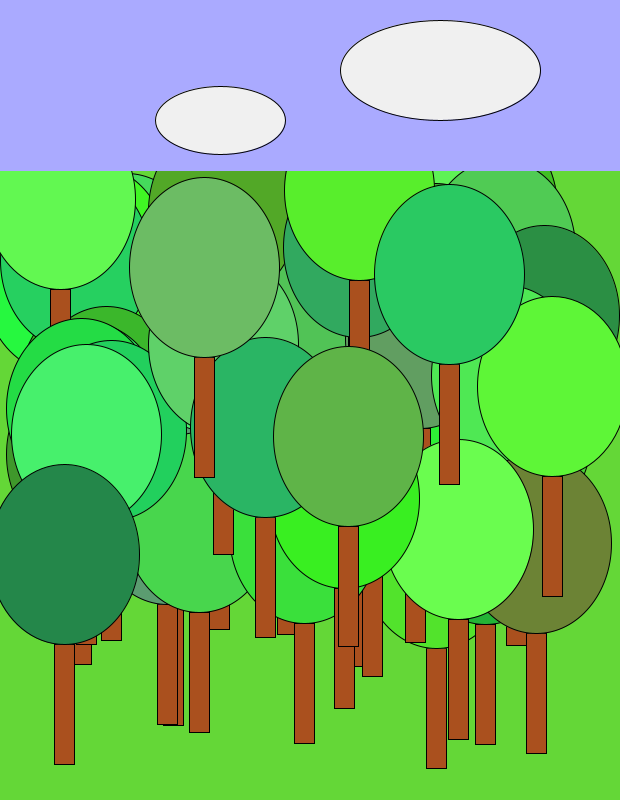
Frame 1 (no input)
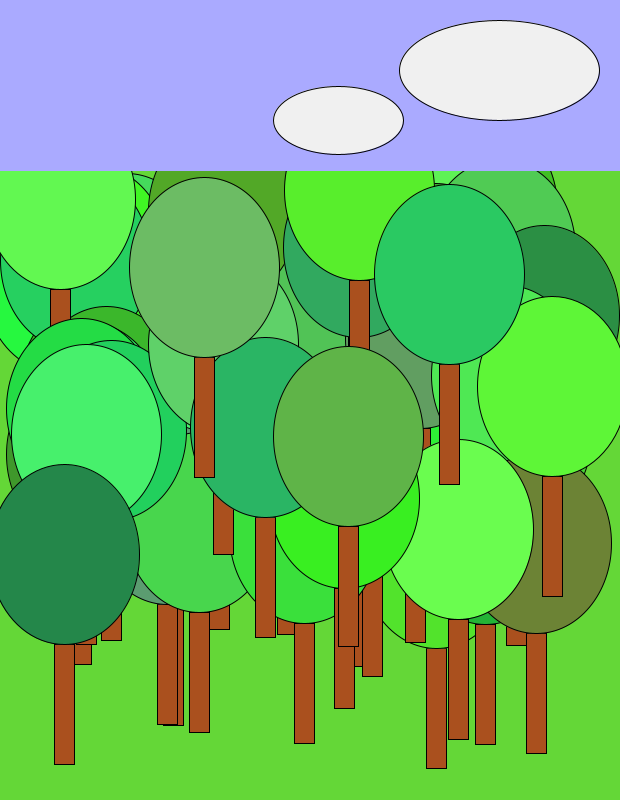
Frame 60 (the mouse pressed at the canvas centre just before this capture)
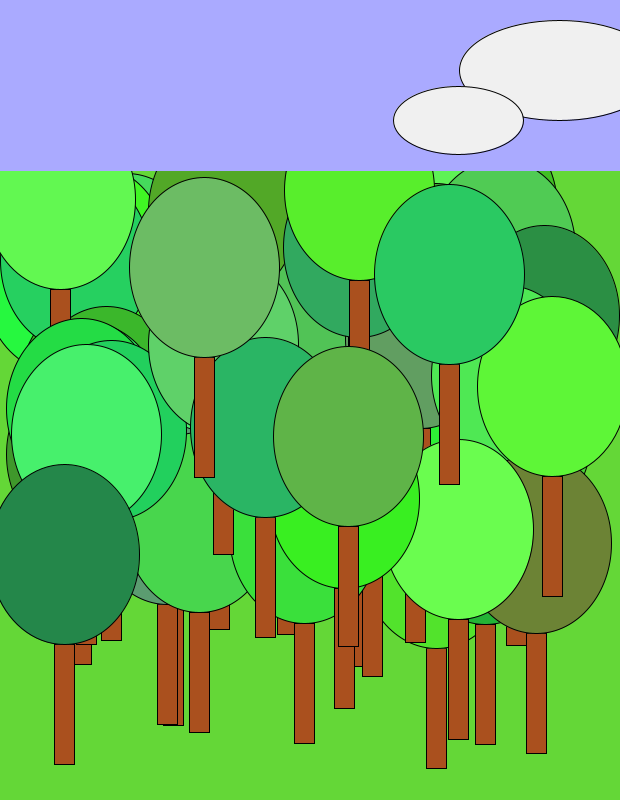
Frame 120 (the mouse held since frame 60 and released just before this capture)

The Processing sketch that drew these frames (run headless with seeded random() and noise(); from frame 60 on, the mouse is pressed at the canvas centre):

// Processing sketch: KommIT_intro_6
// ── KommIT_intro_6.pde
/* Processing: for-løkker, betingelser og flag. 
 * 
 * Den foregående sketch sluttede med, at der blev tegnet mængder af træer uden stop.
 * Nu vil vi lave en hel skov, men det skal stoppe når der er tegnet 50 træer. Derefter 
 * kan vi tilføje flere træer med musen. For at kunne det, skal vi til at bruge noget, der
 * kaldes en løkke og noget, der kaldes en betingelse. 
 *
 * En løkke i programmering er noget, der gentages igen og igen. draw()-metoden er en løkke,
 * og den stopper ikke. En for-løkke, derimod, indeholder en betingelse, som siger hvornår 
 * den skal stoppe. Vi laver en ny funktion, der hedder tegnSkov(.), som får en parameter der
 * siger hvor mange træer vi vil have i skoven. I tegnSkov(.)-funktionen lægger vi en sådan 
 * for-løkke, og vi vil gerne have løkken til at stoppe, når der er tegnet 50 træer. 
 *
 * Imidlertid er det ikke nok at stoppe for-løkken. Næste gang draw()-metoden kører (og den kører
 * jo igen og igen) skal man sørge for at for-løkken ikke bliver kørt en gang til og tegner nye
 * 50 træer. For at holde styr på, om draw()-metoden skal tegne en skov eller ej, laver vi en 
 * særlig type 
 */

// Variabler. 
// Der er en ny på listen, af typen boolean. Det betyder, at den kan være enten sand eller falsk.
// Den slags variabler kaldes somme tider for et "flag", som fortæller noget om en "tilstand" i
// programmet. Her er flaget "hejst", hvis ikke skoven er blevet tegnet, men det "tages ned" 
// (sættes til "falsk"), så snart vi har skoven på plads.
color stamme = color(170, 80, 30);
color blade = color(30, 170, 60);
color graes = color(100, 215, 55);
color himmel = color(170, 170, 255);
color sky = color(240, 240, 240);

float sky_1x, sky_2x, sky_1fart, sky_2fart;  // Variablerne til at styre skyerne med.

boolean skovIkkeTegnet = true;          // Dette er flaget, der siger om draw() skal tegne en skov.
                                        // Det skal draw()-metoden kun gøre, hvis ikke skoven allerede 
                                        // er blevet tegnet, og det er den jo ikke fra starten, så til
                                        // at starte med er flaget "hejst", altså sat til "true".

// setup()-metoden er ikke ændret
void setup() {
  size(620, 800);
  background(graes);
  sky_1x = 440;                       
  sky_2x = 220;          
  sky_1fart = 1;                      
  sky_2fart = 1.5;
}

// draw()-metoden tegner nu en hel skov. tegnSkov()-funktionen står lige neden under.
void draw() {
  if(skovIkkeTegnet) tegnSkov(50);      // Vi vil gerne have tegnet en skov med 50 træer.
                                        // Men vi vil KUN have det gjort en gang. Hvis der
                                        // allerede er tegnet en skov, så springer vi denne
                                        // linje over og tegner kun himlen hvor skyerne
                                        // driver afsted.
  tegnHimmel();
}

/* tegnSkov()-funktionen tegner det antal træer, den får besked på. Det sker med
 * parameteren antalTraer, der er et helt tal og derfor af typen int (for "integer").
 *
 * Øverst i funktionen står vores for-løkke. I for-parentesen står der 3 linjer kode, 
 * adskilt af semikolon. Først erklæres vores tællevariabel t (et helt tal, derfor 
 * af typen int ), som her tæller antallet af træer, der allerede er blevet tegnet. 
 * Betingelsen, at vi ikke allerede har tegnet 50 træer, står i midten, og til sidst 
 * "inkrementerer" vi tællevariablen (lægger 1 til værdien) med t++. På den måde 
 * tegnes træerne et efter et, indtil antalTraer er nået.
 */
void tegnSkov(int antalTraer) {
  for(int t = 0; t < antalTraer; t++) { // Her starter for-løkken. 
                                        // Vi skal have lavet en farve til trækronen. 
                                        // Det gør vi for hvert enkelt træ.
    float rr = random(30, 115);         // Mængden af Rød varierer mellem 30 og 115.
    float gg = random(130, 255);        // Mængden af Grøn varierer mellem 130 og 255.
    float bb = random(30, 115);         // Mængden af Blå varierer mellem 30 og 115.
    color krone = color(rr, gg, bb);    // Ud fra de tre talværdier laver vi en farve.

    tegnTrae(random(50, 570), random(400, 780), krone); // Så kalder vi tegnTrae(...), 
                                        // nu med tilfældige koordinater, som vi gjorde
                                        // sidst i foregående sketch
  } // her slutter for-løkkens kodeblok
  
  skovIkkeTegnet = false;               // Til sidst "sænker vi flaget": Nu er skoven blevet 
                                        // tegnet, så skal det ikke gøres igen.
} // Her slutter tegnSkov()-funktionen

// tegnHimmel()-funktionen er ikke ændret.
void tegnHimmel() {
  fill(himmel);
  stroke(himmel);
  rect(0, 0, 620, 170);
  stroke(0);
  fill(sky);
  ellipse(sky_1x, 70, 200, 100);
  ellipse(sky_2x, 120, 130, 68);
  sky_1x += 1;
  if (sky_1x > 800) sky_1x = -100;
  sky_2x += 2;
  if (sky_2x > 800) sky_2x = -100;  
}

// tegnTrae()-funktionen er ikke ændret. Husk selv æblet
void tegnTrae(float xx, float yy, color ff) {
  stroke(0);
  fill(stamme);                        
  rect(xx-10, yy-120, 20, 120);       
  fill(ff);                            
  ellipse(xx, yy-210, 150, 180);       
}

// mouseClicked() er som før, vi kan stadig "plante nye træer". Ret selv farveintervallerne.
void mouseClicked() {
  float rr = random(255);             // Mængden af Rød varierer mellem 0 og 255.
  float gg = random(100, 255);        // Mængden af Grøn varierer mellem 100 og 255.
  float bb = random(255);             // Mængden af blå varierer mellem 0 og 255.
  color krone = color(rr, gg, bb);    // Ud fra de tre talværdier laver vi nu en ny farve,
                                      // som vi sender til tegnTrae(...) sammen med musens
                                      // koordinater.
  tegnTrae(mouseX, mouseY, krone);
}

// Opgave 1:  Prøv at ændre på antallet af træer i skoven.

// Opgave 2:  Hvad sker der, hvis du ikke tager hensyn til flaget, altså sletter
//              if(skovIkkeTegnet) oppe i draw()-metoden (men lader tegnSkov(5); stå)?

// Opgave 3:  Træerne står ikke pænt - de øverste får toppen klippet af af himlen, og de 
//            "forreste", som er dem, der er blevet tegnet sidst, står oppe i grenene på dem 
//            bagved. Vi kan bruge tællevariablen t til at få skoven til at se lidt pænere ud 
//            ved at kræve, at træerne bliver tegnet "oppe fra og ned", sådan at de træer, der 
//            tegnes sidst, kommer til at stå længst nede mod bunden. Prøv at indsætte dette:
//              tegnTrae(random(50, 570), 400 + t*5, krone);
//            oppe i for-løkken. Det vil gøre, at det første træ tegnes med y-koordinaten 400
//            (fordi t er 0 første gang), og hvert følgende træ rykker 5 pixler længere ned
//            mod bunden. Det ser lidt pænere ud.
// 
//            Sørg til sidst for, at startværdien for y-koordinaterne rykkes ned, så træerne
//            har top på.
